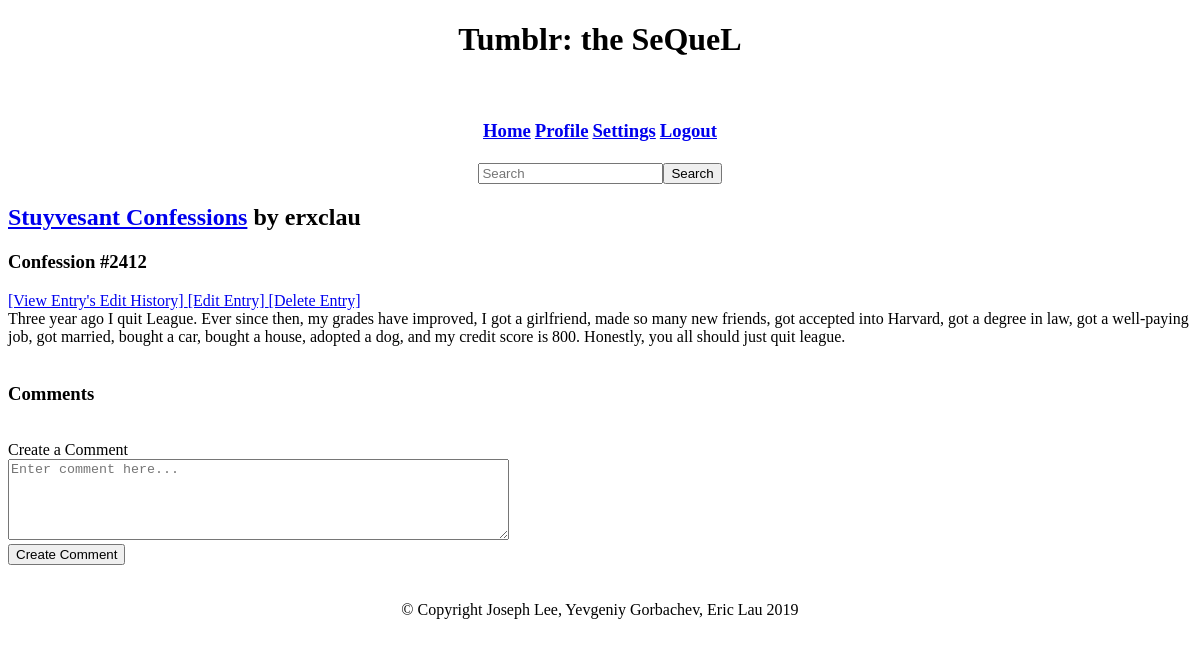
Page /blog/1/2/view (signed in) on the earlier database version.
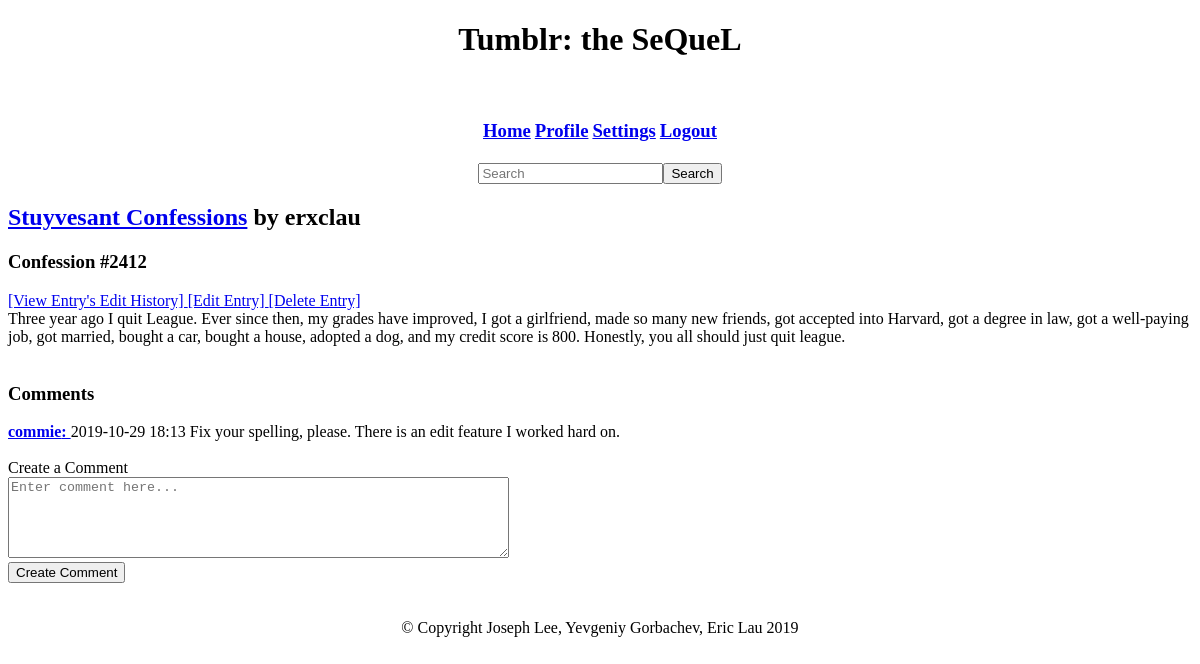
Same page on the later database version.
### tables this page shows
CREATE TABLE entries (
                    blogid INTEGER,
                    entryid INTEGER,
                    versionid INTEGER,
                    timestamp INTEGER,
                    title TEXT,
                    content TEXT);

CREATE TABLE users (
                    userid INTEGER PRIMARY KEY,
                    username TEXT UNQIUE,
                    password TEXT
                    );

CREATE TABLE comments(
                    blogid INTEGER,
                    entryid INTEGER,
                    commentid INTEGER,
                    userid INTEGER,
                    timestamp TEXT,
                    content TEXT);

### app.py (the view, shortened to what this page needs)
@app.route('/blog/<blogid>/<entryid>/view', methods = ['GET','POST'])
def view_entry(blogid,entryid):
    if 'user' in session:
        if(request.method == 'GET'):
            return render_template('entry.html',
                                    blogid = blogid,
                                    entryid = entryid,
                                    description = blogs.describe(blogid),
                                    entry = entries.read_entry(blogid, entryid),
                                    is_owner = int(session.get('userid')) == blogs.get_userid(int(blogid)),
                                    userid = session.get('userid'),
                                    comments = entries.read_comments(blogid,entryid)
                                    )
    else:
        return redirect(url_for('login'))

### utl/acc.py (called while the page is built)
def get_username(userid):
    db = sqlite3.connect(__dbfile__)
    try:
        query = db.execute(
            '''
            SELECT users.username
            FROM users
            WHERE users.userid = ?
            ''', (userid,)
            )
        return [data for data in query][0][0]
    except sqlite3.Error as error:
        print(error)
        return False

### utl/blogs.py (called while the page is built)
def describe(blogid):
    db = sqlite3.connect(__dbfile__)
    try:
        query = db.execute(f'''
                SELECT blogs.blogid, blogs.title, users.userid, users.username
                FROM blogs
                INNER JOIN users
                ON blogs.userid = users.userid
                WHERE blogs.blogid = {blogid};
                ''')
        return [data for data in query][0]
    except sqlite3.Error as error:
        print(error)
        return False

def get_userid(blogid):
    db = sqlite3.connect(__dbfile__)
    query = db.execute(
            '''
            SELECT blogs.userid
            FROM blogs
            WHERE blogs.blogid = ?
            ''', (blogid,)
            )
    try:
        return [data for data in query][0][0]
    except IndexError as error:
        return False

### templates/entry.html (shortened to what this page needs)
{% extends "home.html" %}
{% block body %}
{{ super() }}
<h2> <a href="/blog/{{blogid}}">{{description[1]}}</a> by {{description[3]}}</h2>
<h3> {{entry['title']}}</h3>
<a href = "/blog/{{blogid}}/{{entryid}}/edit_history">  [View Entry's Edit History]  </a>
{% if is_owner %}
<a href = "/blog/{{blogid}}/{{entryid}}/edit">  [Edit Entry]  </a>
<a href = "/blog/{{blogid}}/{{entryid}}/delete">  [Delete Entry]  </a>
{% endif %}
<br>
{% for line in entry['content'] %}
{{ line }} <br>
{% endfor %} <br>
<h3> Comments </h3>
{% for comment in comments %}
<b><a href="/profile/{{comment['userid']}}">{{comment['username']}}: </a></b>{{comment['timestamp']}}
{% for line in comment['content']%}
{{line}}<br>
{% endfor %}
{% endfor %}
<form action="/blog/{{blogid}}/{{entryid}}/view" method="post">
  <br>Create a Comment <br>
  <textarea rows = "5" cols = "60" name = "comment_content" placeholder="Enter comment here..."></textarea><br>
  <input type = "submit" value = "Create Comment" />
</form>
{% endblock %}

Differences in the rows shown:
added users: username "commie"
added comments: timestamp "2019-10-29 18:13", content "Fix your spelling, please. There is an edit feature I worked hard on."
